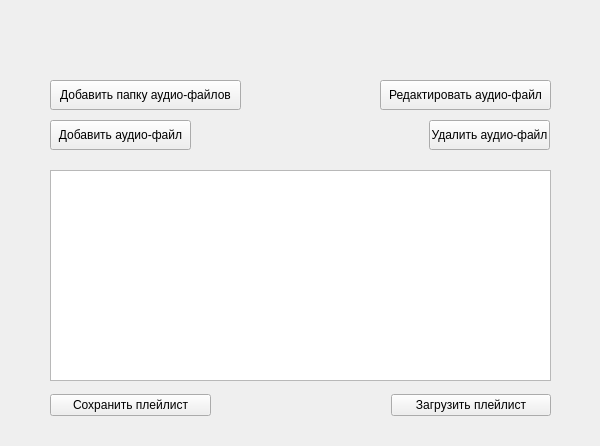
<?xml version="1.0" encoding="UTF-8"?>
<ui version="4.0">
 <class>Form</class>
 <widget class="QWidget" name="Form">
  <property name="geometry">
   <rect>
    <x>0</x>
    <y>0</y>
    <width>600</width>
    <height>446</height>
   </rect>
  </property>
  <property name="windowTitle">
   <string>Form</string>
  </property>
  <widget class="QPushButton" name="add_audio">
   <property name="geometry">
    <rect>
     <x>50</x>
     <y>120</y>
     <width>141</width>
     <height>30</height>
    </rect>
   </property>
   <property name="text">
    <string>Добавить аудио-файл</string>
   </property>
  </widget>
  <widget class="QPushButton" name="del_audio">
   <property name="geometry">
    <rect>
     <x>429</x>
     <y>120</y>
     <width>121</width>
     <height>30</height>
    </rect>
   </property>
   <property name="text">
    <string>Удалить аудио-файл</string>
   </property>
  </widget>
  <widget class="QListWidget" name="listWidget">
   <property name="geometry">
    <rect>
     <x>50</x>
     <y>170</y>
     <width>501</width>
     <height>211</height>
    </rect>
   </property>
  </widget>
  <widget class="QPushButton" name="add_couple_of_audio">
   <property name="geometry">
    <rect>
     <x>50</x>
     <y>80</y>
     <width>191</width>
     <height>30</height>
    </rect>
   </property>
   <property name="text">
    <string>Добавить папку аудио-файлов</string>
   </property>
  </widget>
  <widget class="QPushButton" name="redact_files">
   <property name="geometry">
    <rect>
     <x>380</x>
     <y>80</y>
     <width>171</width>
     <height>30</height>
    </rect>
   </property>
   <property name="text">
    <string>Редактировать аудио-файл</string>
   </property>
  </widget>
  <widget class="QWidget" name="horizontalLayoutWidget">
   <property name="geometry">
    <rect>
     <x>50</x>
     <y>380</y>
     <width>501</width>
     <height>51</height>
    </rect>
   </property>
   <layout class="QHBoxLayout" name="horizontalLayout" stretch="0,0">
    <property name="spacing">
     <number>180</number>
    </property>
    <property name="sizeConstraint">
     <enum>QLayout::SetDefaultConstraint</enum>
    </property>
    <item>
     <widget class="QPushButton" name="save_playlist">
      <property name="text">
       <string>Сохранить плейлист</string>
      </property>
     </widget>
    </item>
    <item>
     <widget class="QPushButton" name="open_playlist">
      <property name="text">
       <string>Загрузить плейлист</string>
      </property>
     </widget>
    </item>
   </layout>
  </widget>
 </widget>
 <resources/>
 <connections/>
</ui>
